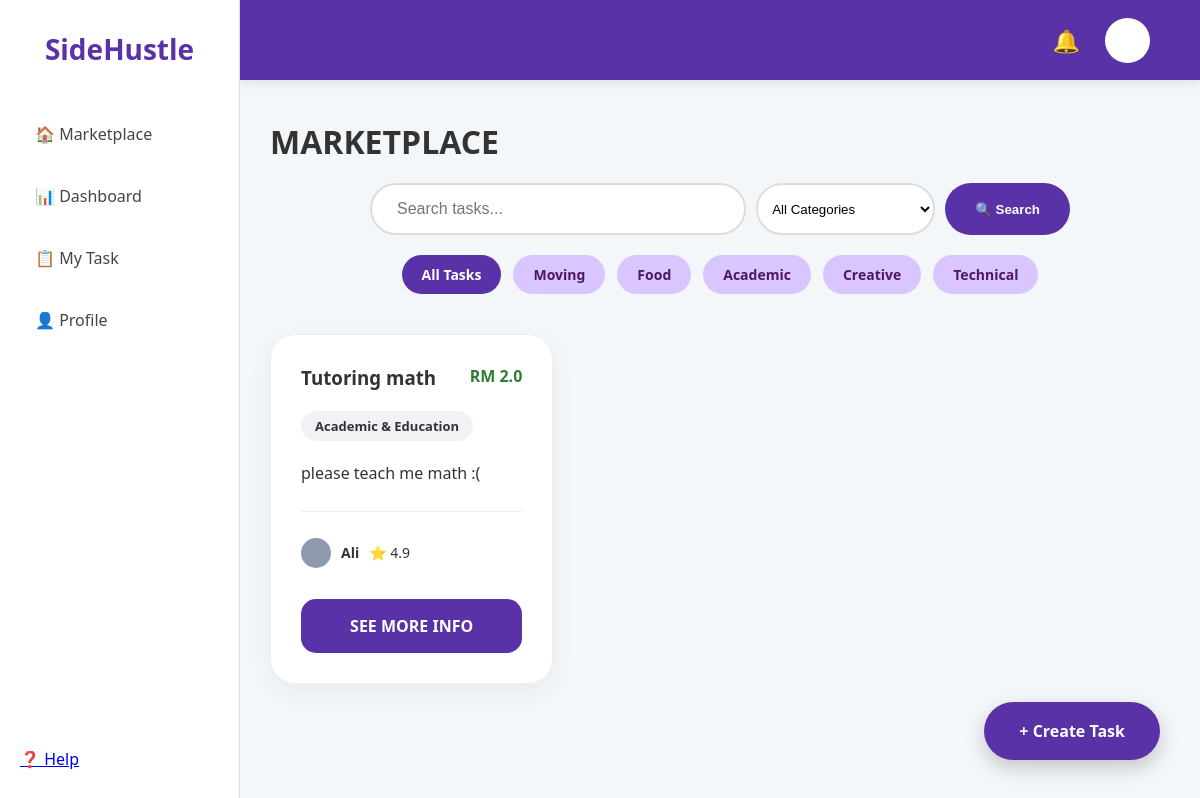
/marketplace, run on an earlier commit of the app's database.
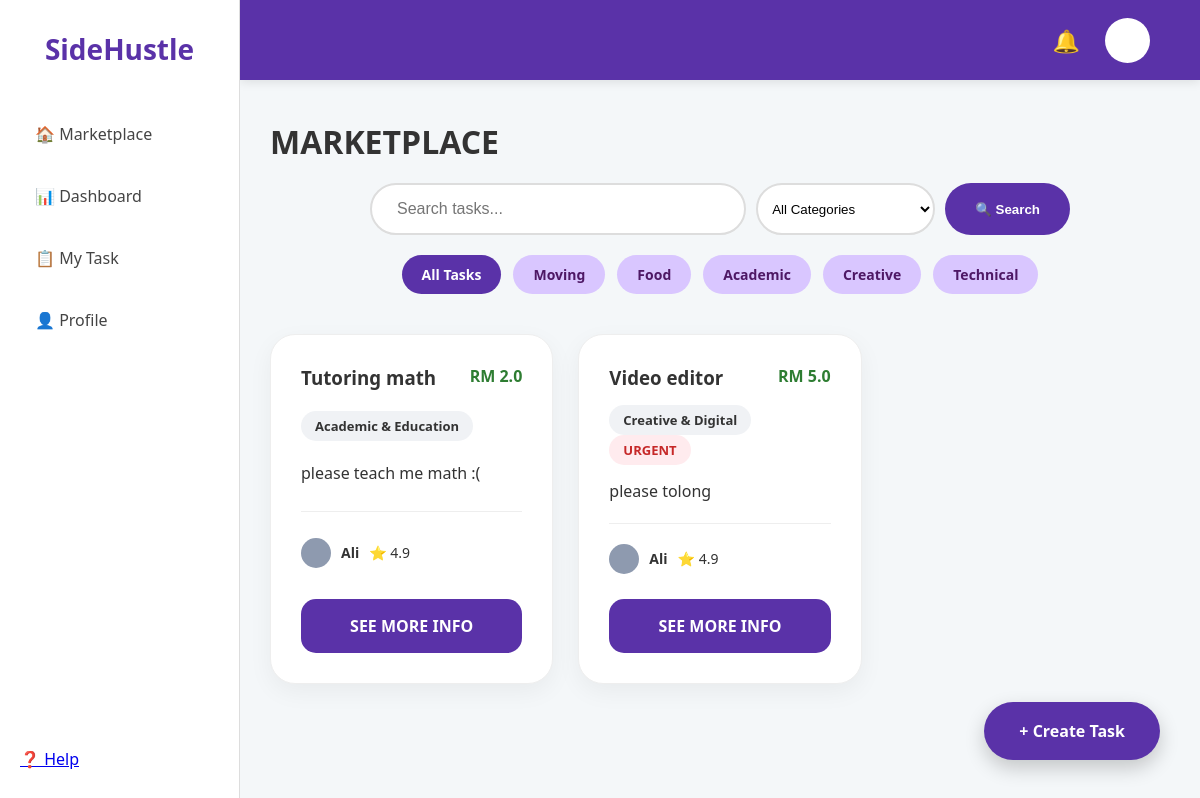
And on a later commit of the database.
### app.py (models this page shows)
class Task(db.Model):
    id = db.Column(db.Integer, primary_key=True)
    title = db.Column(db.String(100), nullable=False)
    price = db.Column(db.Float, nullable=False)
    description = db.Column(db.Text, nullable=False)
    category = db.Column(db.String(50), nullable=False)
    status = db.Column(db.String(20), default='Available')
    user = db.Column(db.String(50), default='Ali')
    rating = db.Column(db.Float, default=4.9)
    urgent = db.Column(db.Boolean, default=False)
    deadline = db.Column(db.String(50))
    capacity = db.Column(db.Integer, default=1)

### app.py (the view)
@app.route('/marketplace')
def marketplace():
    query = request.args.get('q')
    category = request.args.get('cat')
    tasks_filter = Task.query
    if query:
        tasks_filter = tasks_filter.filter((Task.title.contains(query)) | (Task.description.contains(query)))
    if category:
        tasks_filter = tasks_filter.filter(Task.category == category)
    all_tasks = tasks_filter.all()
    current_user = None
    if 'user_id' in session:
        current_user = User.query.get(session['user_id'])
    return render_template('marketplace.html', tasks=all_tasks, user=current_user)

### templates/marketplace.html (shortened to what this page needs)
<!DOCTYPE html>
<html>
<head>
    <link rel="stylesheet" href="{{ url_for('static', filename='style.css') }}">
</head>
<body>
    <div class="main-layout">
        <div class="sidebar">
            <div class="sidebar-top">
                <h2>SideHustle</h2>
                <div class="sidebar-menu">
                    <a href="{{ url_for('marketplace') }}">🏠 Marketplace</a>
                    <a href="/dashboard">📊 Dashboard</a>
                    <a href="#">📋 My Task</a>
                    <a href="#">👤 Profile</a>
                </div>
            </div>
            <div class="sidebar-bottom">
                <a href="#" class="menu-item">❓ Help</a>
            </div>
        </div>
        <div class="top-nav">
            <div class="nav-icons">
                <span>🔔</span>
                <div class="profile-circle"></div>
            </div>
        </div>
        <div class="content">
            <h1 style="text-align: left; margin-bottom: 20px;">MARKETPLACE</h1>
            <div class="search-container">
                <form action="{{ url_for('marketplace') }}" method="GET" class="search-form">
                    <input type="text" name="q" placeholder="Search tasks..." value="{{ request.args.get('q', '') }}">
                    <select name="cat" class="nav-select">
                        <option value="">All Categories</option>
                    </select>
                    <button type="submit" class="btn-search">🔍 Search</button>
                </form>
                <div class="category-chips">
                    <a href="{{ url_for('marketplace') }}" class="chip {% if not request.args.get('cat') %}active{% endif %}">All Tasks</a>
                    <a href="{{ url_for('marketplace', cat='Moving & Lifting') }}" class="chip {% if request.args.get('cat') == 'Moving & Lifting' %}active{% endif %}">Moving</a>
                    <a href="{{ url_for('marketplace', cat='Food & Delivery') }}" class="chip {% if request.args.get('cat') == 'Food & Delivery' %}active{% endif %}">Food</a>
                    <a href="{{ url_for('marketplace', cat='Academic & Education') }}" class="chip {% if request.args.get('cat') == 'Academic & Education' %}active{% endif %}">Academic</a>
                    <a href="{{ url_for('marketplace', cat='Creative & Digital') }}" class="chip {% if request.args.get('cat') == 'Creative & Digital' %}active{% endif %}">Creative</a>
                    <a href="{{ url_for('marketplace', cat='Technical & IT') }}" class="chip {% if request.args.get('cat') == 'Technical & IT' %}active{% endif %}">Technical</a>
                </div>
            </div>
                <div class="task-grid">
                    {% for task in tasks %}
                    <div class="card">
                        <div style="display: flex; justify-content: space-between;">
                            <h3>{{ task.title }}</h3>
                            <span style="color: #2e7d32; font-weight: bold;">RM {{ task.price }}</span>
                        </div>
                        <div style="margin: 10px 0;">
                            <span class="tag">{{ task.category }}</span>
                            {% if task.urgent %}<span class="tag urgent-tag">URGENT</span>{% endif %}
                        </div>
                        <p>{{ task.description }}</p>
                        <hr style="border: 0; border-top: 1px solid #eee; margin: 15px 0;">
                        <div style="display: flex; align-items: center; gap: 10px; font-size: 14px;">
                            <div style="width: 30px; height: 30px; background: #8e9aaf; border-radius: 50%;"></div>
                            <span><strong>{{ task.user }}</strong></span> <span>⭐ {{ task.rating }}</span>
                        </div>
                        <a href="{{ url_for('task_detail', task_id=task.id) }}" class="btn-primary">SEE MORE INFO</a>
                    </div>
                    {% endfor %}
                </div>
            </div>
        </div>
    <a href="{{ url_for('post_task') }}" class="fab">+ Create Task</a>
</body>
</html>

### static/style.css (style rules this page uses)
* { box-sizing: border-box; margin: 0; padding: 0; }
body { font-family: 'Segoe UI', Roboto, Helvetica, Arial, sans-serif; background-color: #f4f7f9; color: #333; overflow-x: hidden; }
.main-layout { display: flex; }
.sidebar { width: 240px; height: 100vh; background: white; border-right: 1px solid #ddd; position: fixed; top: 0; left: 0; display: flex; flex-direction: column; justify-content: space-between; padding: 30px 20px; z-index: 3000; }
.sidebar h2 { color: #5a32a8; font-size: 28px; margin-bottom: 40px; text-align: center; }
.sidebar-menu a { display: block; padding: 15px; text-decoration: none; color: #444; font-weight: 500; border-radius: 12px; margin-bottom: 10px; transition: 0.3s; }
.top-nav { position: fixed; top: 0; left: 240px; right: 0; height: 80px; background-color: #5a32a8; display: flex; justify-content: flex-end; align-items: center; padding: 0 50px; z-index: 2000; box-shadow: 0 2px 10px rgba(0,0,0,0.1); }
.nav-icons { display: flex; align-items: center; gap: 25px; color: white; font-size: 22px; }
.profile-circle { width: 45px; height: 45px; background: white; border-radius: 50%; border: 2px solid rgba(255,255,255,0.3); cursor: pointer; }
.content { margin-left: 240px; margin-top: 80px; padding: 40px 30px; width: calc(100% - 240px); box-sizing: border-box; }
.task-grid { display: grid; grid-template-columns: repeat(3, 1fr); gap: 25px; margin-top: 20px; width: 100%; max-width: 1100px; }
.card { background: white; border-radius: 25px; padding: 30px; border: 1px solid #eee; box-shadow: 0 8px 24px rgba(0,0,0,0.05); display: flex; flex-direction: column; justify-content: space-between; min-height: 350px; }
.tag { display: inline-block; padding: 6px 14px; border-radius: 20px; font-size: 13px; font-weight: bold; background: #f0f2f5; margin-right: 8px; }
.urgent-tag { background: #ffebee; color: #c62828; }
.btn-primary { display: block; width: 100%; background: #5a32a8; color: white; padding: 16px; text-align: center; border-radius: 15px; text-decoration: none; font-weight: bold; border: none; margin-top: 20px; cursor: pointer; transition: 0.2s; }
.fab { position: fixed; bottom: 40px; right: 40px; background: #5a32a8; color: white; padding: 18px 35px; border-radius: 40px; text-decoration: none; font-weight: bold; box-shadow: 0 8px 20px rgba(0,0,0,0.2); z-index: 4000; }
.search-container { margin: 20px auto 40px; max-width: 700px; width: 100%; }
.search-form { display: flex; gap: 10px; }
.search-form input { flex: 1; padding: 15px 25px; border-radius: 30px; border: 2px solid #ddd; font-size: 16px; outline: none; transition: 0.3s; }
.btn-search { padding: 0 30px; background: #5a32a8; color: white; border: none; border-radius: 30px; font-weight: bold; cursor: pointer; transition: 0.2s; }
.nav-select { padding: 10px; border-radius: 30px; border: 2px solid #ddd; outline: none; background: white; }
.category-chips { display: flex; gap: 12px; margin-top: 20px; flex-wrap: wrap; justify-content: center; }
.chip { text-decoration: none; padding: 10px 20px; border-radius: 25px; background-color: #d9c6ff; color: #4e1865; font-weight: 600; font-size: 14px; transition: 0.3s; }
.chip.active { background-color: #5a32a8; color: white; }

What changed in the data, as far as the page shows it:
added Task: title "Video editor", price "5.0", category "Creative & Digital", urgent "URGENT", description "please tolong", user "Ali", rating "4.9"
